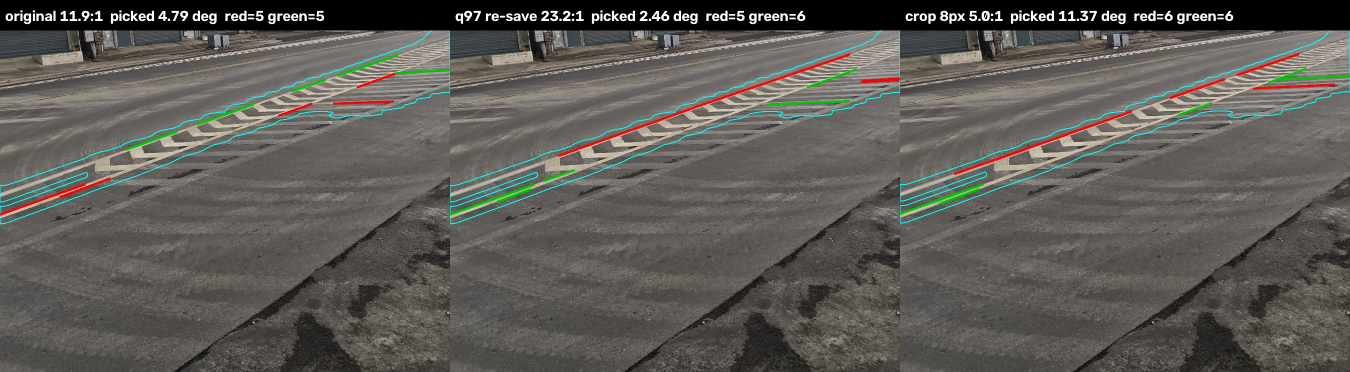
#> input picture isolation/taper-recheck/f40_picks.jpg, 2700 x 744 px (shown at 1/2 size)
$ python -i edge_extremes.py   (imports and definitions only)
#> lines starting #> are read from the running program, lines starting #| are printed output that depends on the picture; after the words box and inside, x2 and y2 are one past the last pixel; in counts of white or black regions, pixels touching at a corner belong together
#> further down, picture is the input picture: shape (744, 2700, 3); mean B, G, R 86.1, 91.1, 93.2
"""Recognizer 3: the chevron's two boundary lines from its outermost white paint.

Different principle from Hough/LSD: no segments, no vanishing-point grouping.
The two boundary lines are the outer edges of the painted chevron, so slice
the chevron region along its main axis, take the outermost white pixel on
each side of every slice, and robust-fit one straight line per side
(straight in the image, since a projection keeps lines straight).
"""
import sys, math, cv2, numpy as np
sys.path.insert(0, "src")
from marking.vanishing import angle_between


def chevron_region(img):
    h, w = img.shape[:2]
#> h = 744; w = 2700
    hsv = cv2.cvtColor(img, cv2.COLOR_BGR2HSV)
#> hsv: shape (744, 2700, 3); mean H, S, V 20.1, 26.8, 95.8
    lv, _ = cv2.threshold(hsv[:, :, 2], 0, 255, cv2.THRESH_BINARY + cv2.THRESH_OTSU)
#> lv = 65
    white = cv2.inRange(hsv, (0, 0, int(lv)), (180, 60, 255)); white[:int(h * 0.38)] = 0
#> after `white = cv2.inRange(hsv, (0, 0, int(lv)), (180, 60, 255))`:
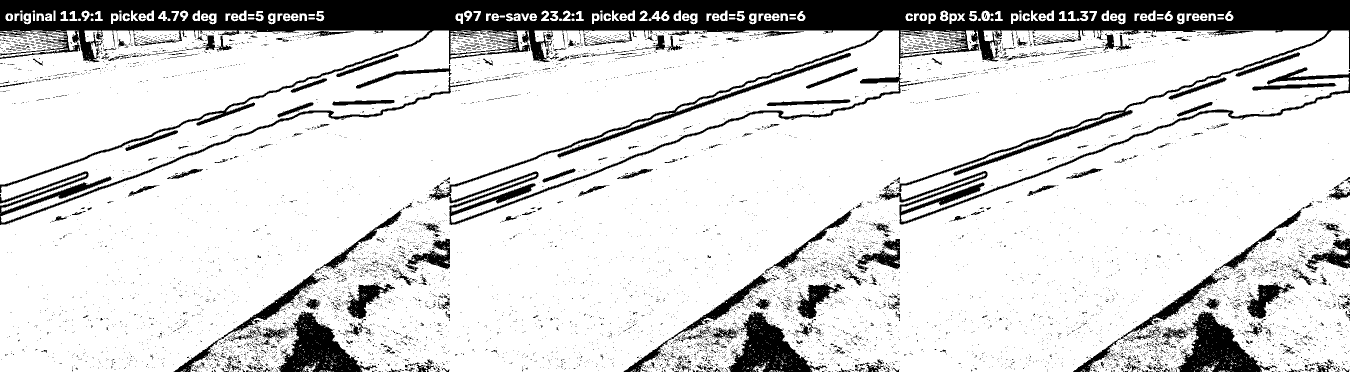
#> white: shape (744, 2700) (shown at 1/2 size); 83.5% white; 9487 black regions (9079 under 20 px), largest, box (x1, y1, x2, y2) and area: (0, 0, 2700, 400) 179808, (2324, 620, 2555, 744) 11206, (557, 623, 755, 744) 10557
#> after `white[:int(h * 0.38)] = 0`:
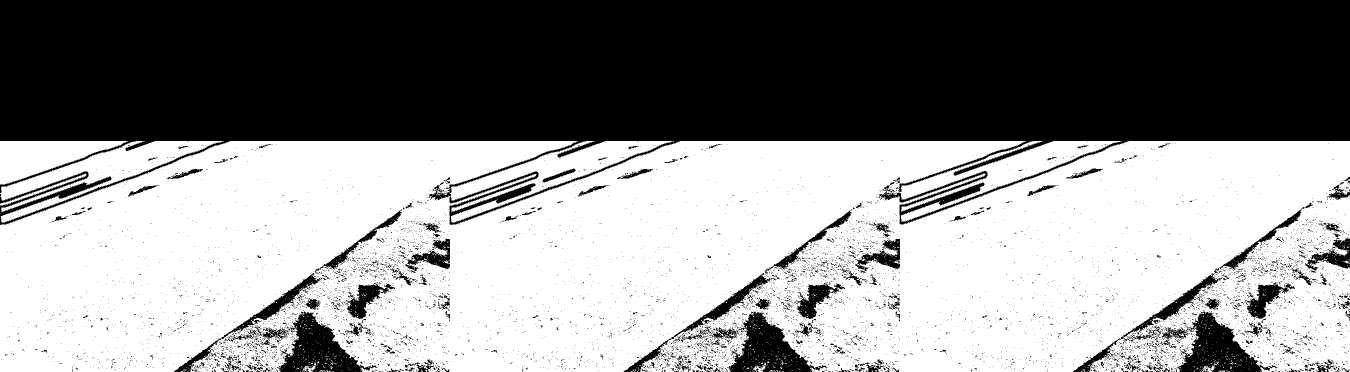
#> white: shape (744, 2700) (shown at 1/2 size); 55.9% white; 7683 black regions (7431 under 20 px), largest, box (x1, y1, x2, y2) and area: (0, 0, 2700, 450) 786590, (2324, 620, 2555, 744) 11206, (557, 623, 755, 744) 10557
    white = cv2.morphologyEx(white, cv2.MORPH_OPEN, np.ones((3, 3), np.uint8))
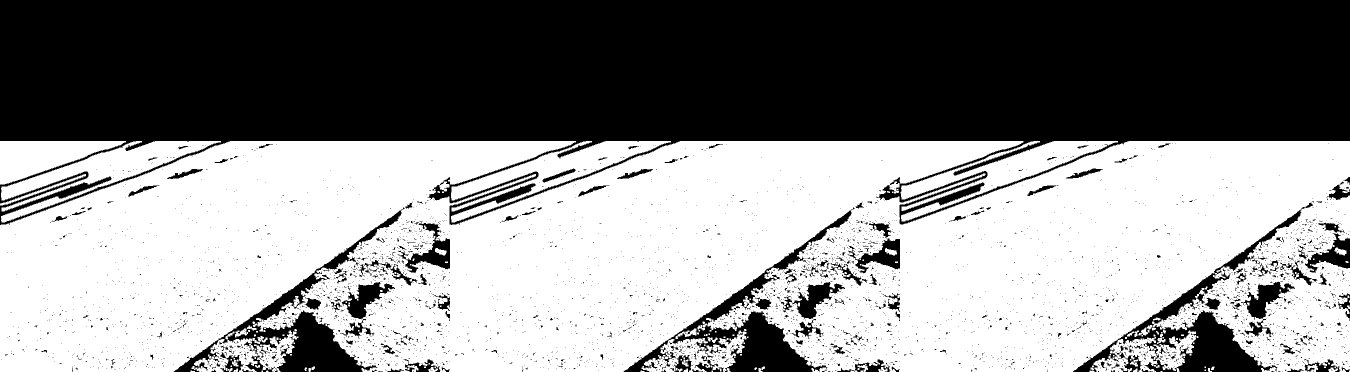
#> white: shape (744, 2700) (shown at 1/2 size); 54.7% white; 4239 black regions (4016 under 20 px), largest, box (x1, y1, x2, y2) and area: (0, 0, 2700, 450) 787527, (2146, 405, 2626, 744) 22817, (1247, 415, 1709, 744) 22499
    dens = cv2.blur((white > 0).astype(np.float32), (121, 121))
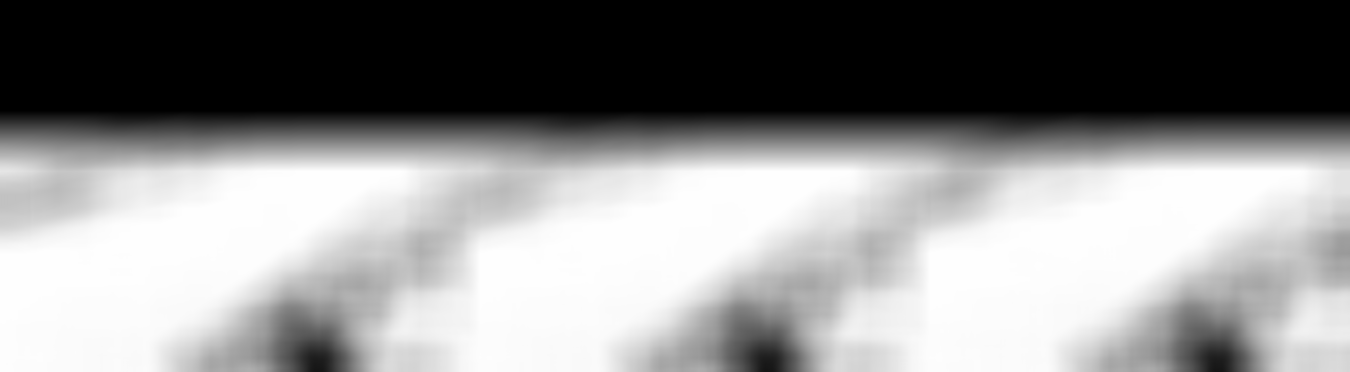
#> dens: shape (744, 2700) float32 (shown at 1/2 size); min 0, max 1, mean 0.547
    n, lbl, st, _ = cv2.connectedComponentsWithStats((dens > 0.12).astype(np.uint8), 8)
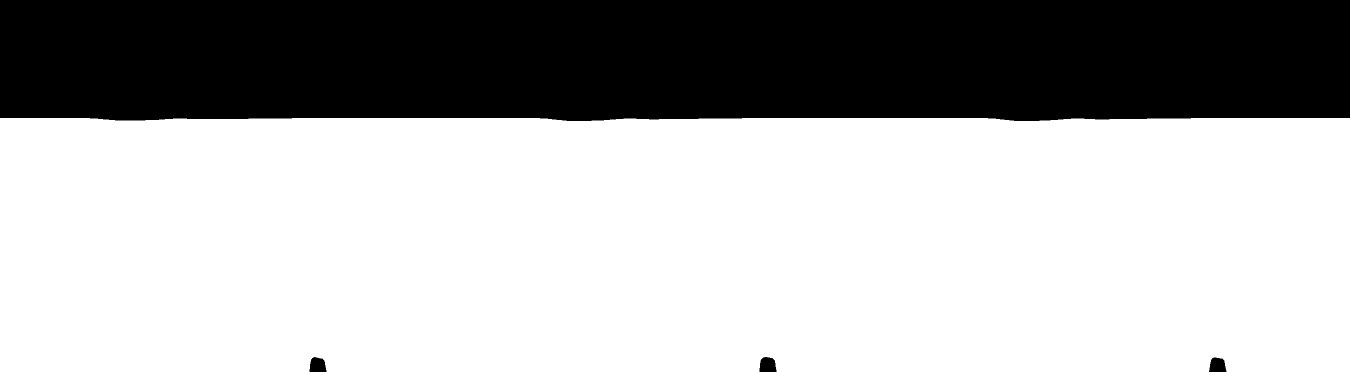
#> lbl: shape (744, 2700) int32 (shown at 1/2 size); values 0 (black) and 1 (white), 68% white; 4 black regions, box (x1, y1, x2, y2) and area: (0, 0, 2700, 242) 640307, (1519, 714, 1553, 744) 865, (619, 714, 653, 744) 833, (2418, 715, 2453, 744) 823
#> n = 2; st = [[0, 0, 2700, 744, 642828], [0, 236, 2700, 508, 1365972]]
    if n < 2: return None, None
    big = 1 + int(np.argmax(st[1:, cv2.CC_STAT_AREA]))
#> big = 1
    return white > 0, lbl == big


# [54 lines left out: functions ransac_line, edges, line_vp, taper_edges, not called in this run]

>>> import cv2
>>> picture = cv2.imread('f40_picks.jpg')
>>> result = chevron_region(picture)

$ run again, on isolation/taper-recheck/consensus_f17_f40.jpg
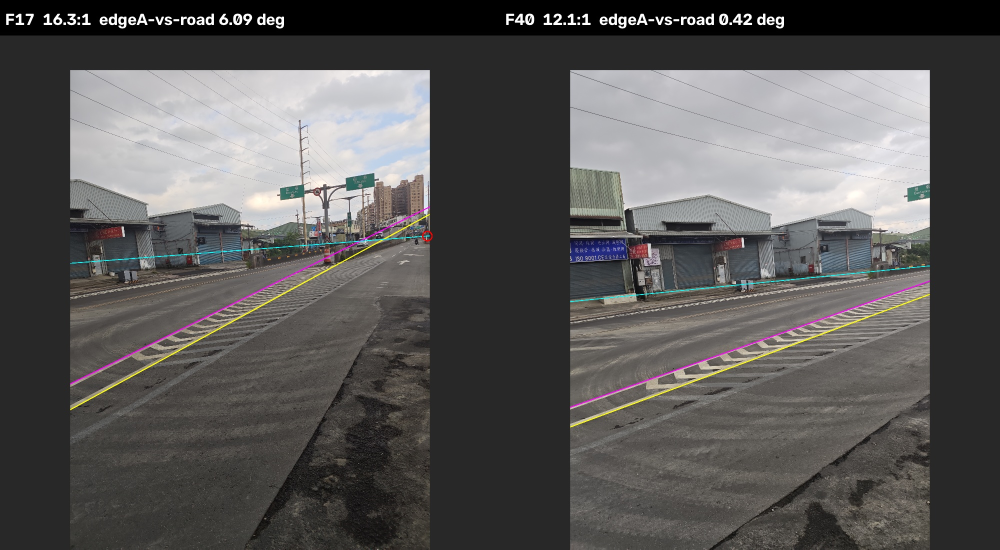
#> input picture isolation/taper-recheck/consensus_f17_f40.jpg, 2000 x 1099 px (shown at 1/2 size)
#> picture is the input picture: shape (1099, 2000, 3); mean B, G, R 87.4, 88.4, 89.8
#> hsv: shape (1099, 2000, 3); mean H, S, V 34.7, 14.3, 91.4
#> lv = 127
#> in chevron_region, `white = cv2.inRange(hsv, (0, 0, int(lv)), (180, 60, 255))`:
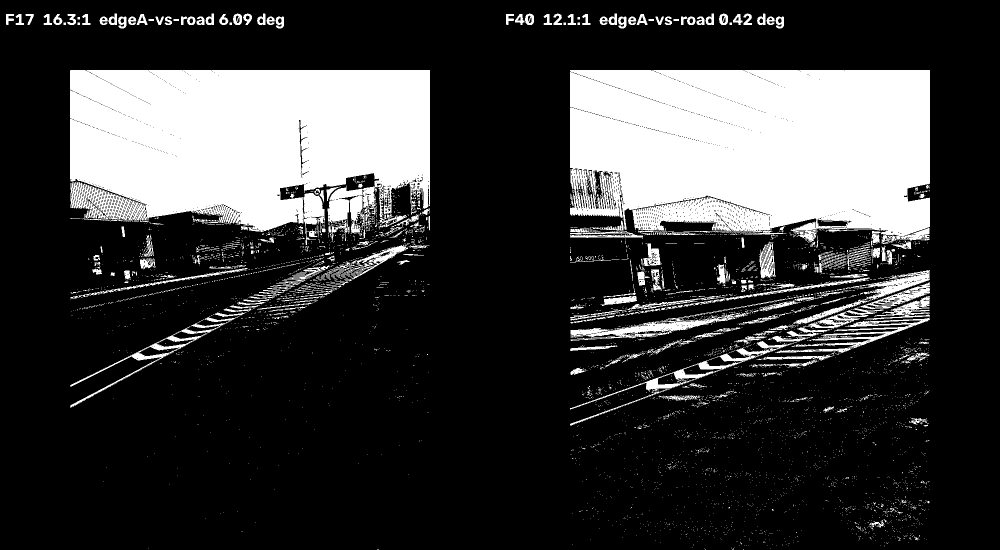
#> white: shape (1099, 2000) (shown at 1/2 size); 23% white; 4876 white regions (4538 under 20 px), largest, box (x1, y1, x2, y2) and area: (1140, 140, 1860, 488) 220104, (140, 140, 860, 490) 201977, (1141, 614, 1499, 682) 5368
#> in chevron_region, `n, lbl, st, _ = cv2.connectedComponentsWithStats((dens > 0.12).astype(..`:
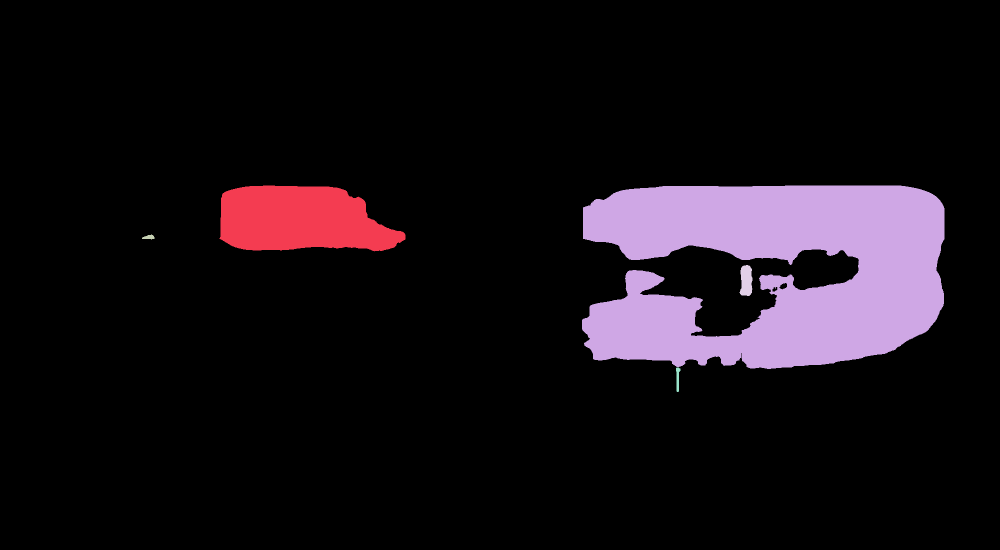
#> lbl: shape (1099, 2000) int32 (shown at 1/2 size); 6 distinct labels, from 0 to 5; one colour per label, 0 black
#> n = 6; st = [[0, 0, 2000, 1099, 1965565], [439, 371, 372, 132, 38122], [1164, 371, 725, 367, 192593], [284, 469, 25, 10, 162], [1479, 530, 26, 62, 1289], [1352, 735, 9, 49, 269]]
#> big = 2
